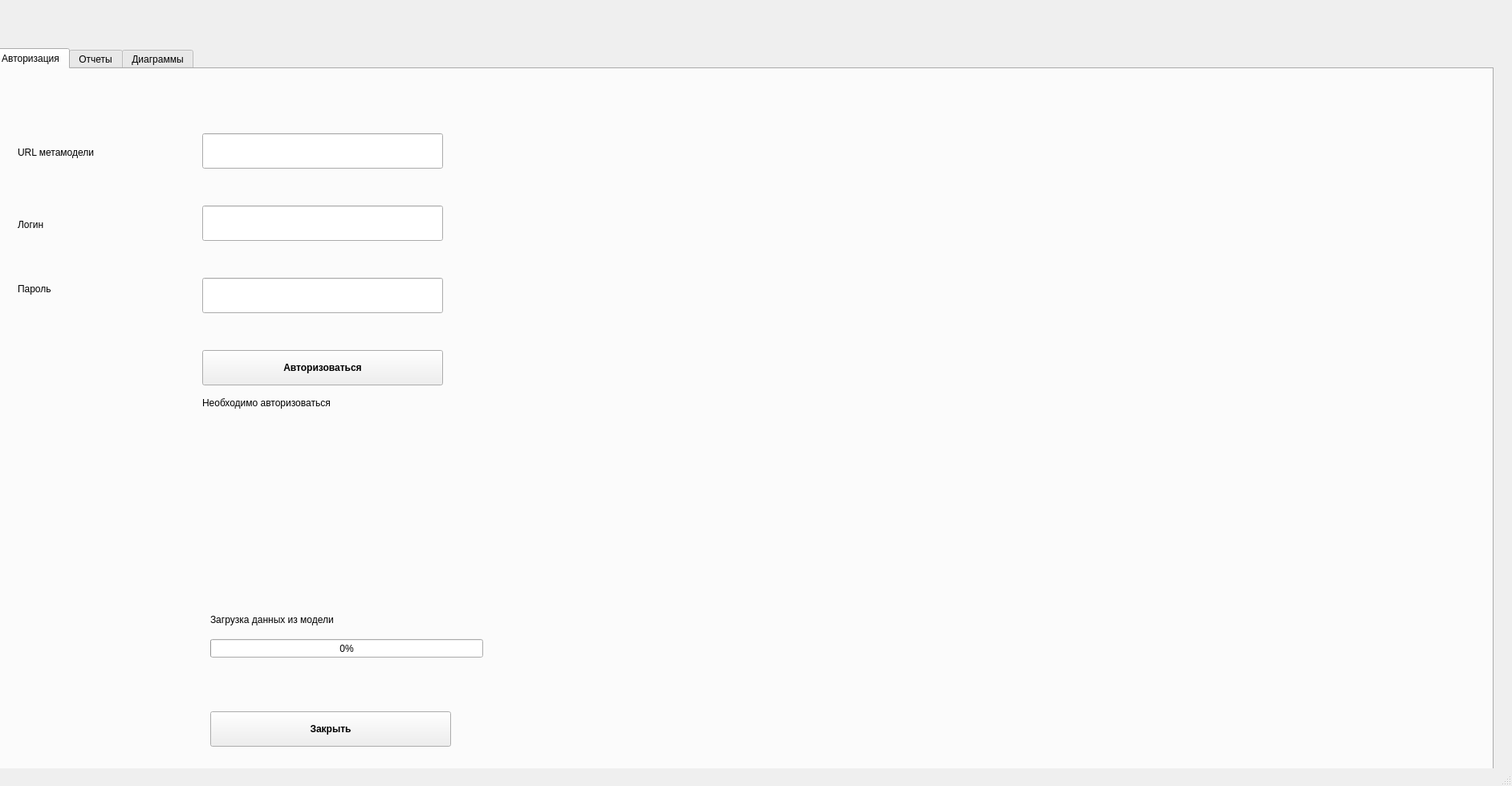
<?xml version="1.0" encoding="UTF-8"?>
<ui version="4.0">
 <class>MainWindow</class>
 <widget class="QMainWindow" name="MainWindow">
  <property name="geometry">
   <rect>
    <x>0</x>
    <y>0</y>
    <width>1884</width>
    <height>979</height>
   </rect>
  </property>
  <property name="sizePolicy">
   <sizepolicy hsizetype="Expanding" vsizetype="Expanding">
    <horstretch>0</horstretch>
    <verstretch>0</verstretch>
   </sizepolicy>
  </property>
  <property name="windowTitle">
   <string>Приложение для визуализации документации в  СИММа</string>
  </property>
  <widget class="QWidget" name="centralwidget">
   <widget class="QTabWidget" name="tabWidget_Auth">
    <property name="enabled">
     <bool>true</bool>
    </property>
    <property name="geometry">
     <rect>
      <x>-10</x>
      <y>60</y>
      <width>1871</width>
      <height>900</height>
     </rect>
    </property>
    <property name="sizePolicy">
     <sizepolicy hsizetype="Expanding" vsizetype="Preferred">
      <horstretch>0</horstretch>
      <verstretch>1</verstretch>
     </sizepolicy>
    </property>
    <property name="minimumSize">
     <size>
      <width>900</width>
      <height>900</height>
     </size>
    </property>
    <property name="toolTip">
     <string/>
    </property>
    <property name="currentIndex">
     <number>0</number>
    </property>
    <widget class="QWidget" name="tab">
     <attribute name="title">
      <string>Авторизация</string>
     </attribute>
     <widget class="QProgressBar" name="progressBar">
      <property name="geometry">
       <rect>
        <x>270</x>
        <y>710</y>
        <width>340</width>
        <height>23</height>
       </rect>
      </property>
      <property name="value">
       <number>0</number>
      </property>
     </widget>
     <widget class="QLabel" name="label_5">
      <property name="geometry">
       <rect>
        <x>270</x>
        <y>670</y>
        <width>341</width>
        <height>31</height>
       </rect>
      </property>
      <property name="text">
       <string>Загрузка данных из модели</string>
      </property>
     </widget>
     <widget class="QLineEdit" name="lineEdit_password">
      <property name="geometry">
       <rect>
        <x>260</x>
        <y>260</y>
        <width>300</width>
        <height>44</height>
       </rect>
      </property>
      <property name="sizePolicy">
       <sizepolicy hsizetype="Expanding" vsizetype="Expanding">
        <horstretch>0</horstretch>
        <verstretch>0</verstretch>
       </sizepolicy>
      </property>
      <property name="inputMask">
       <string/>
      </property>
      <property name="text">
       <string/>
      </property>
      <property name="echoMode">
       <enum>QLineEdit::Password</enum>
      </property>
      <property name="dragEnabled">
       <bool>false</bool>
      </property>
     </widget>
     <widget class="QLabel" name="label_3">
      <property name="geometry">
       <rect>
        <x>30</x>
        <y>260</y>
        <width>171</width>
        <height>28</height>
       </rect>
      </property>
      <property name="sizePolicy">
       <sizepolicy hsizetype="Expanding" vsizetype="Preferred">
        <horstretch>0</horstretch>
        <verstretch>0</verstretch>
       </sizepolicy>
      </property>
      <property name="text">
       <string>Пароль</string>
      </property>
     </widget>
     <widget class="QLineEdit" name="lineEdit_login">
      <property name="geometry">
       <rect>
        <x>260</x>
        <y>170</y>
        <width>300</width>
        <height>44</height>
       </rect>
      </property>
      <property name="sizePolicy">
       <sizepolicy hsizetype="Expanding" vsizetype="Expanding">
        <horstretch>0</horstretch>
        <verstretch>0</verstretch>
       </sizepolicy>
      </property>
     </widget>
     <widget class="QLabel" name="label_2">
      <property name="geometry">
       <rect>
        <x>30</x>
        <y>180</y>
        <width>161</width>
        <height>28</height>
       </rect>
      </property>
      <property name="text">
       <string>Логин</string>
      </property>
     </widget>
     <widget class="QLineEdit" name="lineEdit_URL">
      <property name="geometry">
       <rect>
        <x>260</x>
        <y>80</y>
        <width>300</width>
        <height>44</height>
       </rect>
      </property>
      <property name="sizePolicy">
       <sizepolicy hsizetype="Expanding" vsizetype="Expanding">
        <horstretch>0</horstretch>
        <verstretch>0</verstretch>
       </sizepolicy>
      </property>
     </widget>
     <widget class="QLabel" name="label">
      <property name="geometry">
       <rect>
        <x>30</x>
        <y>90</y>
        <width>221</width>
        <height>28</height>
       </rect>
      </property>
      <property name="text">
       <string>URL метамодели</string>
      </property>
     </widget>
     <widget class="QLabel" name="label_4">
      <property name="geometry">
       <rect>
        <x>260</x>
        <y>400</y>
        <width>401</width>
        <height>31</height>
       </rect>
      </property>
      <property name="text">
       <string>Необходимо авторизоваться </string>
      </property>
     </widget>
     <widget class="QLabel" name="label_logo">
      <property name="geometry">
       <rect>
        <x>700</x>
        <y>10</y>
        <width>1081</width>
        <height>591</height>
       </rect>
      </property>
      <property name="text">
       <string/>
      </property>
     </widget>
     <widget class="QPushButton" name="pushButton_Auth">
      <property name="geometry">
       <rect>
        <x>260</x>
        <y>350</y>
        <width>300</width>
        <height>44</height>
       </rect>
      </property>
      <property name="font">
       <font>
        <weight>75</weight>
        <bold>true</bold>
       </font>
      </property>
      <property name="text">
       <string>Авторизоваться</string>
      </property>
     </widget>
     <widget class="QPushButton" name="pushButton_exit">
      <property name="geometry">
       <rect>
        <x>270</x>
        <y>800</y>
        <width>300</width>
        <height>44</height>
       </rect>
      </property>
      <property name="font">
       <font>
        <weight>75</weight>
        <bold>true</bold>
       </font>
      </property>
      <property name="text">
       <string>Закрыть</string>
      </property>
     </widget>
    </widget>
    <widget class="QWidget" name="tab_2">
     <property name="enabled">
      <bool>true</bool>
     </property>
     <attribute name="title">
      <string>Отчеты</string>
     </attribute>
     <widget class="QTreeWidget" name="treeWidget_SIMMA">
      <property name="enabled">
       <bool>true</bool>
      </property>
      <property name="geometry">
       <rect>
        <x>440</x>
        <y>0</y>
        <width>601</width>
        <height>851</height>
       </rect>
      </property>
      <property name="frameShape">
       <enum>QFrame::Box</enum>
      </property>
      <property name="lineWidth">
       <number>2</number>
      </property>
      <property name="midLineWidth">
       <number>1</number>
      </property>
      <column>
       <property name="text">
        <string notr="true">1</string>
       </property>
      </column>
     </widget>
     <widget class="QGroupBox" name="groupBox_report">
      <property name="geometry">
       <rect>
        <x>10</x>
        <y>30</y>
        <width>411</width>
        <height>91</height>
       </rect>
      </property>
      <property name="font">
       <font>
        <pointsize>7</pointsize>
       </font>
      </property>
      <property name="title">
       <string>Отчеты доступные для построения</string>
      </property>
      <widget class="QComboBox" name="comboBox_report">
       <property name="geometry">
        <rect>
         <x>10</x>
         <y>40</y>
         <width>381</width>
         <height>30</height>
        </rect>
       </property>
      </widget>
     </widget>
     <widget class="QGroupBox" name="groupBox_button">
      <property name="geometry">
       <rect>
        <x>10</x>
        <y>250</y>
        <width>411</width>
        <height>171</height>
       </rect>
      </property>
      <property name="font">
       <font>
        <pointsize>7</pointsize>
       </font>
      </property>
      <property name="layoutDirection">
       <enum>Qt::LeftToRight</enum>
      </property>
      <property name="title">
       <string>Варианты формирования документации</string>
      </property>
      <property name="flat">
       <bool>false</bool>
      </property>
      <widget class="QPushButton" name="pushButton_all">
       <property name="geometry">
        <rect>
         <x>10</x>
         <y>40</y>
         <width>381</width>
         <height>35</height>
        </rect>
       </property>
       <property name="font">
        <font>
         <pointsize>7</pointsize>
         <weight>75</weight>
         <bold>true</bold>
        </font>
       </property>
       <property name="toolTip">
        <string>Создает полный документ с отчетом в установленном формате</string>
       </property>
       <property name="text">
        <string>Полный документ</string>
       </property>
      </widget>
      <widget class="QPushButton" name="pushButton_slice">
       <property name="geometry">
        <rect>
         <x>10</x>
         <y>100</y>
         <width>381</width>
         <height>35</height>
        </rect>
       </property>
       <property name="font">
        <font>
         <pointsize>7</pointsize>
         <weight>75</weight>
         <bold>true</bold>
        </font>
       </property>
       <property name="toolTip">
        <string>Позволяет сформировать отчет по выделенному фрагменту</string>
       </property>
       <property name="text">
        <string>Выделенный фрагмент</string>
       </property>
      </widget>
     </widget>
     <widget class="QProgressBar" name="progressBar_report">
      <property name="geometry">
       <rect>
        <x>20</x>
        <y>450</y>
        <width>421</width>
        <height>23</height>
       </rect>
      </property>
      <property name="value">
       <number>0</number>
      </property>
     </widget>
     <widget class="QGroupBox" name="groupBox_format">
      <property name="geometry">
       <rect>
        <x>10</x>
        <y>140</y>
        <width>411</width>
        <height>80</height>
       </rect>
      </property>
      <property name="font">
       <font>
        <pointsize>7</pointsize>
       </font>
      </property>
      <property name="title">
       <string>Формат файла с отчетом</string>
      </property>
      <widget class="QCheckBox" name="checkBox_html">
       <property name="enabled">
        <bool>false</bool>
       </property>
       <property name="geometry">
        <rect>
         <x>20</x>
         <y>40</y>
         <width>181</width>
         <height>20</height>
        </rect>
       </property>
       <property name="text">
        <string>HTML</string>
       </property>
       <property name="checked">
        <bool>true</bool>
       </property>
      </widget>
     </widget>
     <widget class="QTextEdit" name="textEdit_item">
      <property name="geometry">
       <rect>
        <x>1050</x>
        <y>0</y>
        <width>811</width>
        <height>851</height>
       </rect>
      </property>
      <property name="frameShape">
       <enum>QFrame::Box</enum>
      </property>
      <property name="frameShadow">
       <enum>QFrame::Sunken</enum>
      </property>
      <property name="lineWidth">
       <number>2</number>
      </property>
      <property name="midLineWidth">
       <number>1</number>
      </property>
      <property name="readOnly">
       <bool>true</bool>
      </property>
     </widget>
    </widget>
    <widget class="QWidget" name="tab_3">
     <attribute name="title">
      <string>Диаграммы</string>
     </attribute>
     <widget class="QGroupBox" name="groupBox">
      <property name="geometry">
       <rect>
        <x>10</x>
        <y>310</y>
        <width>301</width>
        <height>251</height>
       </rect>
      </property>
      <property name="title">
       <string> Доступные диаграммы</string>
      </property>
      <widget class="QListWidget" name="listWidget_attr_report">
       <property name="geometry">
        <rect>
         <x>10</x>
         <y>30</y>
         <width>256</width>
         <height>192</height>
        </rect>
       </property>
      </widget>
     </widget>
     <widget class="QLabel" name="label_Graph">
      <property name="geometry">
       <rect>
        <x>320</x>
        <y>20</y>
        <width>211</width>
        <height>16</height>
       </rect>
      </property>
      <property name="text">
       <string>Диаграмма</string>
      </property>
     </widget>
     <widget class="QGroupBox" name="groupBox_2">
      <property name="geometry">
       <rect>
        <x>10</x>
        <y>50</y>
        <width>291</width>
        <height>241</height>
       </rect>
      </property>
      <property name="title">
       <string>Существующие отчеты</string>
      </property>
      <widget class="QListWidget" name="listWidget_report">
       <property name="geometry">
        <rect>
         <x>10</x>
         <y>30</y>
         <width>256</width>
         <height>192</height>
        </rect>
       </property>
      </widget>
     </widget>
     <widget class="QChartView" name="graphicsView_diagram">
      <property name="geometry">
       <rect>
        <x>320</x>
        <y>61</y>
        <width>1151</width>
        <height>801</height>
       </rect>
      </property>
     </widget>
     <widget class="QPushButton" name="pushButton_create_diagramm">
      <property name="geometry">
       <rect>
        <x>20</x>
        <y>630</y>
        <width>261</width>
        <height>28</height>
       </rect>
      </property>
      <property name="font">
       <font>
        <weight>75</weight>
        <bold>true</bold>
       </font>
      </property>
      <property name="text">
       <string>Построить диаграмму</string>
      </property>
     </widget>
     <zorder>groupBox_2</zorder>
     <zorder>groupBox</zorder>
     <zorder>label_Graph</zorder>
     <zorder>graphicsView_diagram</zorder>
     <zorder>pushButton_create_diagramm</zorder>
    </widget>
   </widget>
  </widget>
  <widget class="QMenuBar" name="menubar">
   <property name="geometry">
    <rect>
     <x>0</x>
     <y>0</y>
     <width>1884</width>
     <height>26</height>
    </rect>
   </property>
  </widget>
  <widget class="QStatusBar" name="statusbar"/>
 </widget>
 <customwidgets>
  <customwidget>
   <class>QChartView</class>
   <extends>QGraphicsView</extends>
   <header>PyQt5.QtChart</header>
  </customwidget>
 </customwidgets>
 <tabstops>
  <tabstop>lineEdit_password</tabstop>
  <tabstop>tabWidget_Auth</tabstop>
  <tabstop>lineEdit_login</tabstop>
  <tabstop>lineEdit_URL</tabstop>
  <tabstop>pushButton_Auth</tabstop>
  <tabstop>treeWidget_SIMMA</tabstop>
  <tabstop>comboBox_report</tabstop>
  <tabstop>pushButton_all</tabstop>
  <tabstop>pushButton_slice</tabstop>
  <tabstop>checkBox_html</tabstop>
  <tabstop>pushButton_exit</tabstop>
 </tabstops>
 <resources/>
 <connections/>
</ui>
